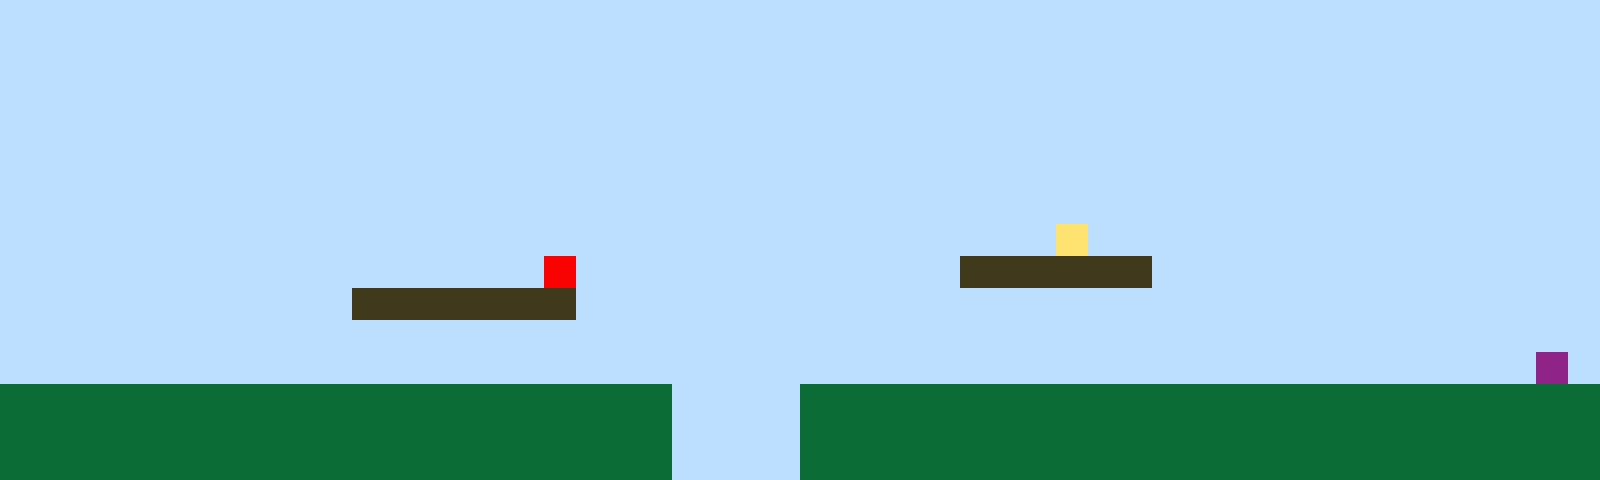

Tiled map render using the project's own tile images. Description and the whole map definition, tile-layer contents included, below:
An orthogonal 50x15 tile map with 32x32 px tiles, 1 tile layer (Tile Layer 1).

<map version="1.10" tiledversion="1.11.2" orientation="orthogonal" renderorder="right-up" width="50" height="15" tilewidth="32" tileheight="32" infinite="0" nextlayerid="2" nextobjectid="1"><editorsettings><export target="map1.csv" format="csv" /></editorsettings><tileset firstgid="1" name="sprites" tilewidth="32" tileheight="32" tilecount="6" columns="3"><image source="sprites.png" width="96" height="64" /></tileset><layer id="1" name="Tile Layer 1" width="50" height="15"><data encoding="csv">1,1,1,1,1,1,1,1,1,1,1,1,1,1,1,1,1,1,1,1,1,1,1,1,1,1,1,1,1,1,1,1,1,1,1,1,1,1,1,1,1,1,1,1,1,1,1,1,1,1,1,1,1,1,1,1,1,1,1,1,1,1,1,1,1,1,1,1,1,1,1,1,1,1,1,1,1,1,1,1,1,1,1,1,1,1,1,1,1,1,1,1,1,1,1,1,1,1,1,1,1,1,1,1,1,1,1,1,1,1,1,1,1,1,1,1,1,1,1,1,1,1,1,1,1,1,1,1,1,1,1,1,1,1,1,1,1,1,1,1,1,1,1,1,1,1,1,1,1,1,1,1,1,1,1,1,1,1,1,1,1,1,1,1,1,1,1,1,1,1,1,1,1,1,1,1,1,1,1,1,1,1,1,1,1,1,1,1,1,1,1,1,1,1,1,1,1,1,1,1,1,1,1,1,1,1,1,1,1,1,1,1,1,1,1,1,1,1,1,1,1,1,1,1,1,1,1,1,1,1,1,1,1,1,1,1,1,1,1,1,1,1,1,1,1,1,1,1,1,1,1,1,1,1,1,1,1,1,1,1,1,1,1,1,1,1,1,1,1,1,1,1,1,1,1,1,1,1,1,1,1,1,1,1,1,1,1,1,1,1,1,1,1,1,1,1,1,1,1,1,1,1,1,1,1,1,1,1,1,1,1,1,1,1,1,1,1,1,1,1,1,1,1,1,1,1,1,1,1,1,1,1,1,1,1,1,1,1,1,1,1,1,1,1,1,1,1,1,1,1,1,1,1,1,1,1,1,1,1,1,1,1,1,1,1,1,1,1,1,1,1,1,1,1,1,1,1,1,1,1,1,1,1,4,1,1,1,1,1,1,1,1,1,1,1,1,1,1,1,1,1,1,1,1,1,1,1,1,1,1,1,1,1,1,1,1,1,5,1,1,1,1,1,1,1,1,1,1,1,1,3,3,3,3,3,3,1,1,1,1,1,1,1,1,1,1,1,1,1,1,1,1,1,1,1,1,1,1,1,1,1,3,3,3,3,3,3,3,1,1,1,1,1,1,1,1,1,1,1,1,1,1,1,1,1,1,1,1,1,1,1,1,1,1,1,1,1,1,1,1,1,1,1,1,1,1,1,1,1,1,1,1,1,1,1,1,1,1,1,1,1,1,1,1,1,1,1,1,1,1,1,1,1,1,1,1,1,1,1,1,1,1,1,1,1,1,1,1,1,1,1,1,1,1,1,1,1,1,1,1,1,1,1,1,1,1,1,1,1,1,1,1,1,1,1,1,1,1,1,1,1,1,1,1,1,1,1,1,1,1,1,1,1,1,1,1,1,1,6,1,2,2,2,2,2,2,2,2,2,2,2,2,2,2,2,2,2,2,2,2,2,1,1,1,1,2,2,2,2,2,2,2,2,2,2,2,2,2,2,2,2,2,2,2,2,2,2,2,2,2,2,2,2,2,2,2,2,2,2,2,2,2,2,2,2,2,2,2,2,2,2,1,1,1,1,2,2,2,2,2,2,2,2,2,2,2,2,2,2,2,2,2,2,2,2,2,2,2,2,2,2,2,2,2,2,2,2,2,2,2,2,2,2,2,2,2,2,2,2,2,2,1,1,1,1,2,2,2,2,2,2,2,2,2,2,2,2,2,2,2,2,2,2,2,2,2,2,2,2,2</data></layer></map>
